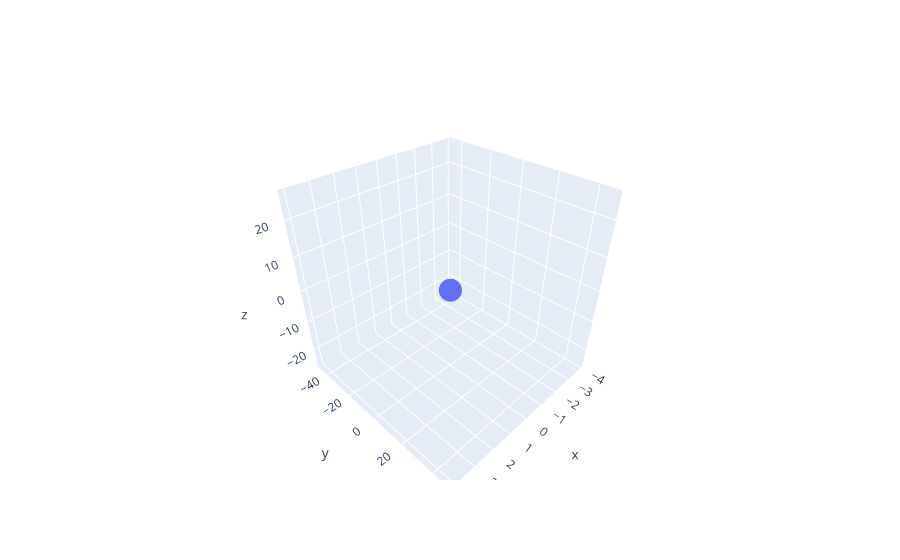

Notebook source saved alongside this figure:
### Code cell
go.Figure(data=[go.Scatter3d(
                        x=points[0, :],
                        y=points[1, :],
                        z=points[2, :],
                        mode='markers')])

# The thing is clearly a line
